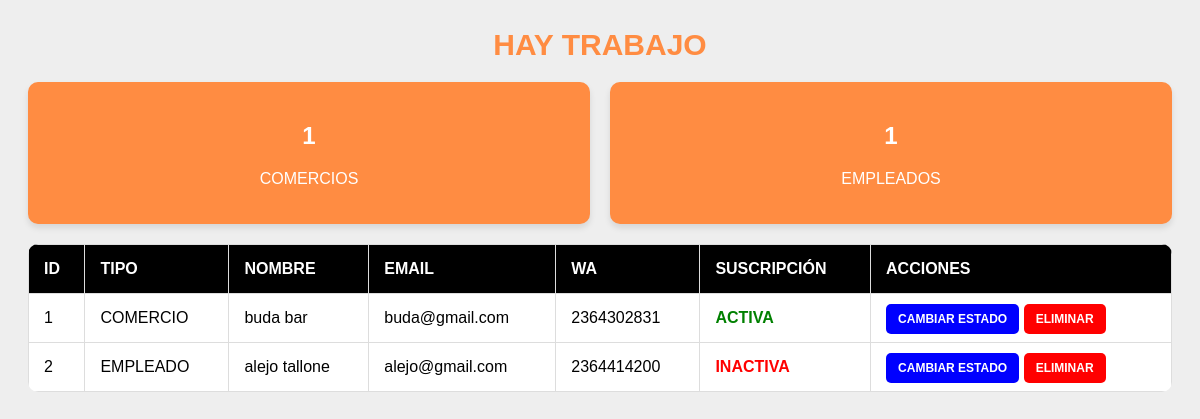
The page /admin on the database its author committed.
### index.py (models this page shows)
class User(db.Model):
    id = db.Column(db.Integer, primary_key=True)
    tipo = db.Column(db.String(20))  # 'empleado' o 'comercio'
    email = db.Column(db.String(120), unique=True, nullable=False)
    password = db.Column(db.String(100), nullable=False)
    esta_suscrito = db.Column(db.Boolean, default=False)
    nombre_completo = db.Column(db.String(100), default="")
    dni = db.Column(db.String(20), default="")
    whatsapp = db.Column(db.String(20), default="")
    direccion = db.Column(db.String(200), default="")
    foto_perfil = db.Column(db.String(200), default="default.png")
    archivo_cv = db.Column(db.String(200), default="")
    rubro = db.Column(db.String(50), default="Otros")
    descripcion_perfil = db.Column(db.Text, default="")
    postulaciones = db.relationship('Application', backref='candidato', lazy=True, cascade="all, delete-orphan")
    avisos = db.relationship('JobPosting', backref='creador', lazy=True, cascade="all, delete-orphan")

### index.py (the view)
@app.route('/admin')
def admin_panel():
    users = User.query.all()
    c_count = User.query.filter_by(tipo='comercio').count()
    e_count = User.query.filter_by(tipo='empleado').count()
    return render_template('admin.html', usuarios=users, c_count=c_count, e_count=e_count)

### templates/admin.html (shortened to what this page needs)
<!DOCTYPE html>
<html lang="es">
<head>
</head>
<body>
    <div class="logo-central">HAY TRABAJO</div>
    <div class="stats">
        <div class="stat-card"><h2>{{ c_count }}</h2><p>COMERCIOS</p></div>
        <div class="stat-card"><h2>{{ e_count }}</h2><p>EMPLEADOS</p></div>
    </div>
    <table>
        <thead>
            <tr>
                <th>ID</th><th>TIPO</th><th>NOMBRE</th><th>EMAIL</th><th>WA</th><th>SUSCRIPCIÓN</th><th>ACCIONES</th>
            </tr>
        </thead>
        <tbody>
            {% for u in usuarios %}
            <tr>
                <td>{{ u.id }}</td>
                <td>{{ u.tipo.upper() }}</td>
                <td>{{ u.nombre_completo }}</td>
                <td>{{ u.email }}</td>
                <td>{{ u.whatsapp }}</td>
                <td style="color: {% if u.esta_suscrito %}green{% else %}red{% endif %}; font-weight:bold;">
                    {% if u.esta_suscrito %}ACTIVA{% else %}INACTIVA{% endif %}
                </td>
                <td>
                    <a href="/admin_accion/{{ u.id }}/toggle" class="btn" style="background:blue;">CAMBIAR ESTADO</a>
                    <a href="/admin_accion/{{ u.id }}/eliminar" class="btn" style="background:red;" onclick="return confirm('¿Borrar usuario?')">ELIMINAR</a>
                </td>
            </tr>
            {% endfor %}
        </tbody>
    </table>
</body>
</html>

### templates/admin.html (style rules this page uses)
body { font-family: 'Tahoma', sans-serif; background: #eee; padding: 20px; }
.logo-central { text-align: center; font-size: 30px; font-weight: bold; color: #FF8C42; margin-bottom: 20px; }
.stats { display: flex; gap: 20px; margin-bottom: 20px; }
.stat-card { background: #FF8C42; color: white; padding: 20px; border-radius: 10px; flex: 1; text-align: center; box-shadow: 0 4px 6px rgba(0,0,0,0.1); }
table { width: 100%; border-collapse: collapse; background: white; border-radius: 10px; overflow: hidden; }
th, td { padding: 15px; border: 1px solid #ddd; text-align: left; }
th { background: #000; color: #fff; }
.btn { padding: 8px 12px; border-radius: 5px; text-decoration: none; font-size: 12px; font-weight: bold; color: white; }

### rows shown on the page
User: id "1", tipo "COMERCIO", nombre_completo "buda bar", email "buda@gmail.com", whatsapp "2364302831", esta_suscrito "ACTIVA"
User: id "2", tipo "EMPLEADO", nombre_completo "alejo tallone", email "alejo@gmail.com", whatsapp "2364414200", esta_suscrito "INACTIVA"

### other values the page prints
{{ c_count }} "1"
{{ e_count }} "1"
